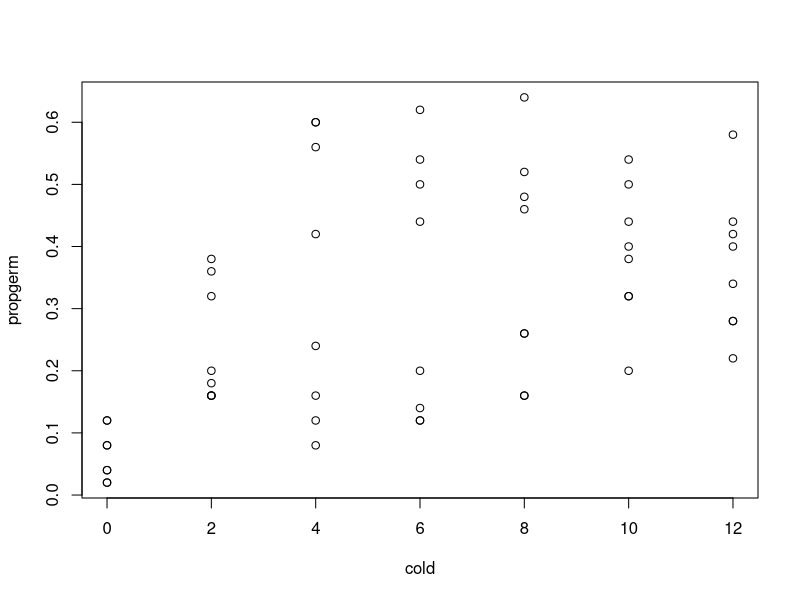
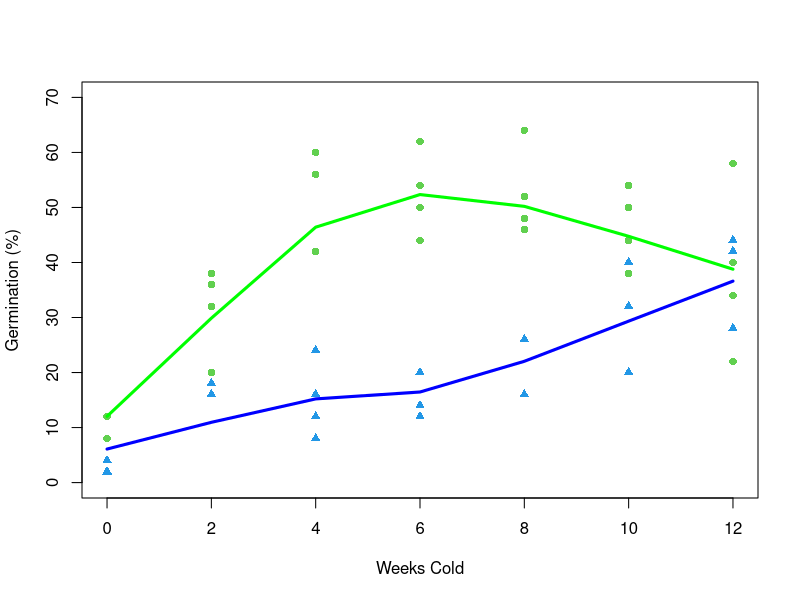
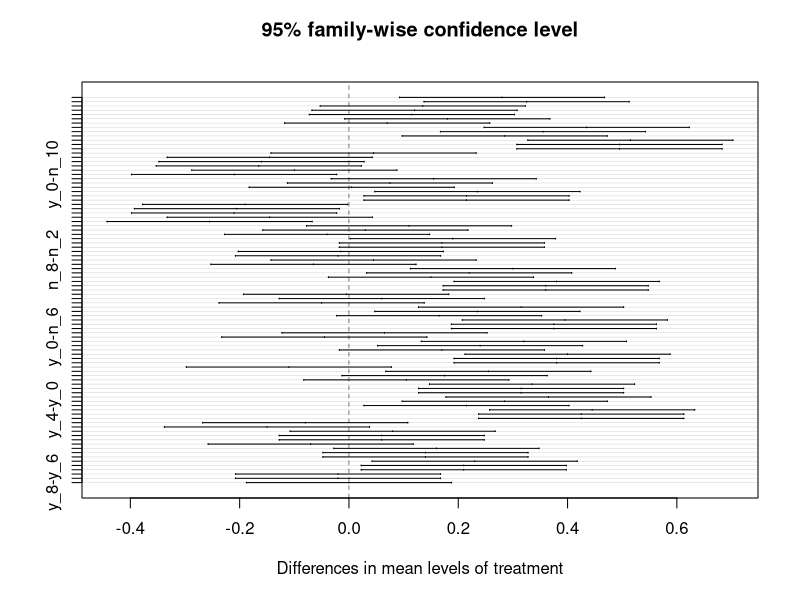
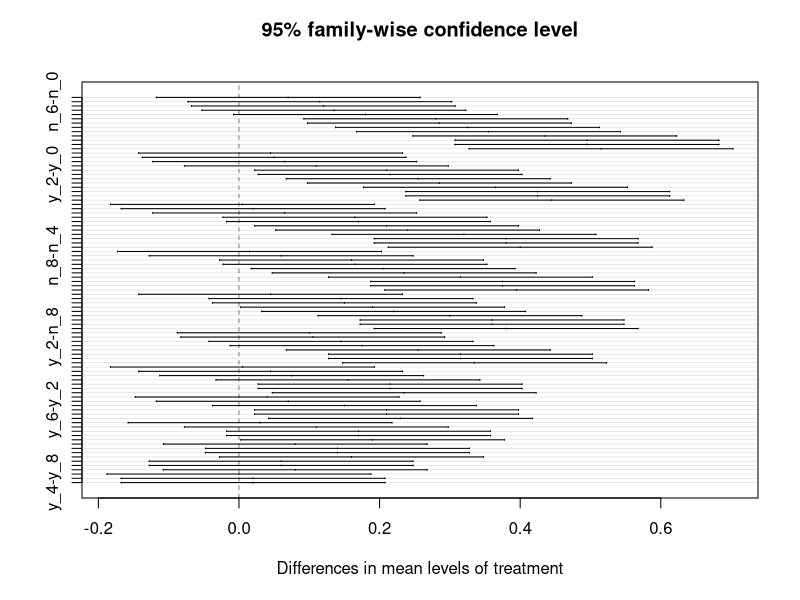

Here is the R script that generated these plots, in order:
sivi<- read.csv('sivigerm.csv')
attach(sivi)
names(sivi)

sivi.ns<-sivi[which(sivi$scarified=='n'),]
sivi.s<-sivi[which(sivi$scarified=='y'),]

plot(propgerm ~ cold)

site.code<-ifelse(scarified=="n",1,0)

plot((propgerm*100) ~ cold, ylim=c(0,70), pch=(site.code+16), col=(site.code+3), 
	xlab= "Weeks Cold", ylab="Germination (%)")

	scar<-sivi[which(sivi$scarified=='y'),]
	lines(lowess(scar$cold, scar$propgerm*100), col="green", lwd=3)

	noscar<-sivi[which(sivi$scarified=='n'),]
	lines(lowess(noscar$cold, noscar$propgerm*100), col="blue", lwd=3)

fit1<-aov(propgerm~scarified*cold)
summary(fit1)

fit1<-aov(propgerm~treatment)
TukeyHSD(fit1)
plot(TukeyHSD(fit1, "treatment"))
plot(TukeyHSD(fit1, "treatment", ordered=TRUE))